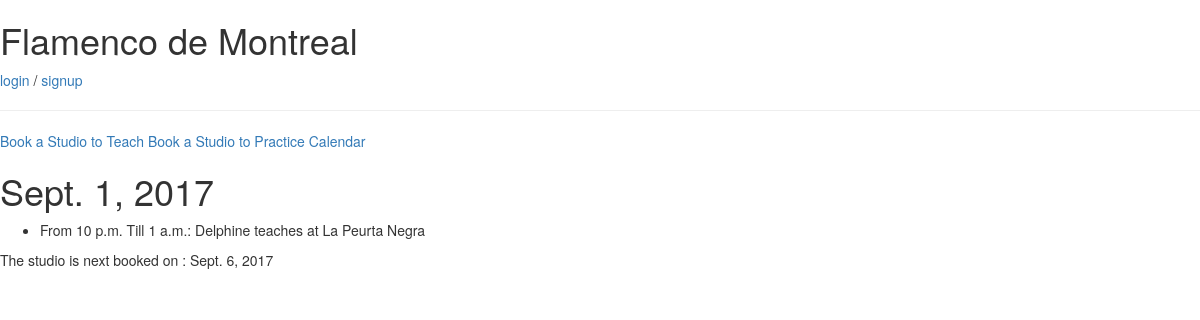
The page /2017/9/1/ on the database its author committed.
### calender/models.py (models this page shows, shortened)
class Teacher(models.Model):
    place = models.ForeignKey(
        Place,
        on_delete=models.CASCADE,
            )
    teacher = models.ForeignKey(
        settings.AUTH_USER_MODEL,
        on_delete=models.CASCADE,
    )
    teach_from=models.DateTimeField(auto_now=False,auto_now_add=False)
    teach_to=models.DateTimeField(auto_now=False,auto_now_add=False)
    created_on=models.DateTimeField(auto_now_add=True)
    updated=models.DateTimeField(auto_now=True)

class Place(models.Model):
    name = models.CharField(max_length=50)
    address = models.CharField(max_length=80)
    def __str__(self):
        return self.name

### calender/views.py (the view)
# urls.py: url(r'^(?P<year>[0-9]{4})/(?P<month>[0-9]+)/(?P<day>[0-9]+)/$', StudioDayView.as_view(month_format='%m'),name="studio_daily_schedule"),
class StudioDayView(DayArchiveView):
    queryset = Teacher.objects.all()
    date_field = "teach_from"
    allow_future = True

### calender/templates/calender/teacher_archive_day.html (shortened to what this page needs)
{% extends 'base.html' %}
{% block content %}
  {%include 'snippets/nav.html'%}
  <h1>{{ day }}</h1>
  <ul>
      {% for obj in object_list %}
          <li>From {{ obj.teach_from.time}} Till {{ obj.teach_to.time}}: {{ obj.teacher }} teaches at {{ obj.place }}</li>
      {% endfor %}
  </ul>
  <p>
      {% if next_day %}
          The studio is next booked on  : {{ next_day }}
      {% endif %}
  </p>
{% endblock %}

### rows shown on the page
Teacher: teach_from.time "10 p.m.", teach_to.time "1 a.m.", teacher "Delphine", place "La Peurta Negra"
Teacher: teach_from "Sept. 6, 2017"

### other values the page prints
{{ day }} "Sept. 1, 2017"
